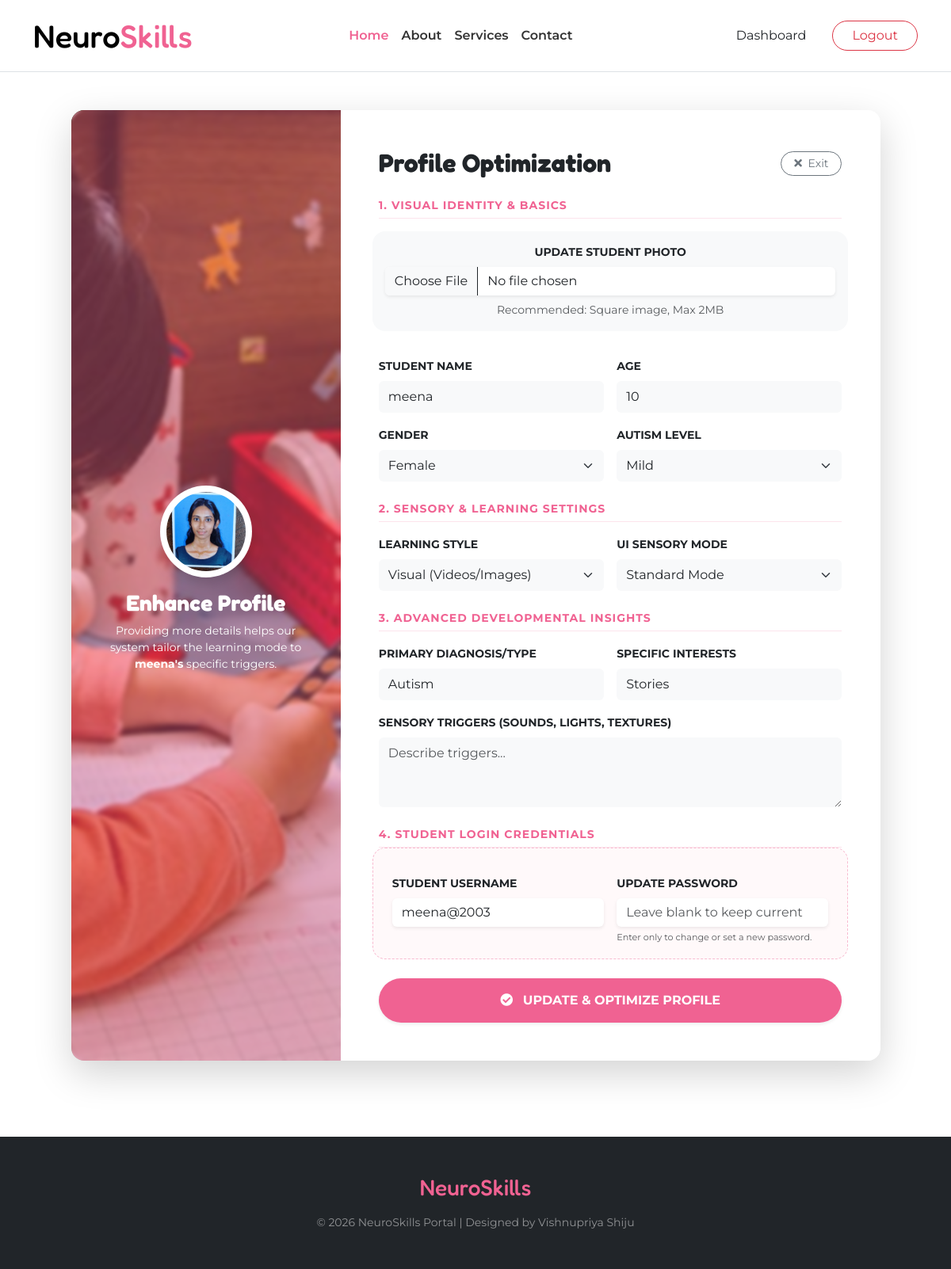
Page /child/edit/9/ (signed in) on the committed database.
### accounts/models.py (models this page shows, shortened)
class ChildProfile(models.Model):
    user = models.OneToOneField(
        settings.AUTH_USER_MODEL,
        on_delete=models.CASCADE,
        related_name='child_profile',
        null=True, # Allow null for old records
        blank=True
    )
    parent = models.ForeignKey(
        settings.AUTH_USER_MODEL,
        on_delete=models.CASCADE,
        related_name='children'
    )
    name = models.CharField(max_length=100)
    age = models.PositiveIntegerField()
    current_streak = models.PositiveIntegerField(
        default=0,
        help_text="Consecutive days of activity"
    )
    last_activity_date = models.DateField(
        null=True,
        blank=True,
        help_text="The last date a lesson was completed"
    )
    LEARNING_STYLES = (
        ('visual', 'Visual (Images/Videos)'),
        ('audio', 'Auditory (Sound/Music)'),
        ('kinesthetic', 'Activity-based (Interactive)'),
    )
    learning_style = models.CharField(max_length=20, choices=LEARNING_STYLES, default='visual')
    SENSORY_MODES = (
        ('low', 'Low Stimulation (Calm/Minimal)'),
        ('high', 'High Engagement (Vibrant/Active)'),
        ('neutral', 'Standard Mode'),
    )
    sensory_mode = models.CharField(max_length=20, choices=SENSORY_MODES, default='neutral')
    reward_preference = models.CharField(max_length=20, default='stars')
    diagnosis = models.CharField(max_length=150, blank=True, null=True, verbose_name="Primary Focus Area")
    notes = models.TextField(blank=True, verbose_name="Sensory Triggers or Notes")
    autism_percentage = models.FloatField(default=0.0)
    is_high_sensitivity = models.BooleanField(default=False)
    created_at = models.DateTimeField(auto_now_add=True)
    updated_at = models.DateTimeField(auto_now=True)
    relationship_to_child = models.CharField(max_length=50, blank=True)
    gender = models.CharField(max_length=20, blank=True)
    autism_level = models.CharField(max_length=50, blank=True) # Mild, Moderate, Severe
    diagnosis_type = models.CharField(max_length=50, blank=True) # Autism, ADHD, Both
    interests = models.TextField(blank=True, help_text="Comma separated: Animals, Numbers, Music, Colors, Stories")
    sensory_sensitivity = models.TextField(blank=True)
    child_photo = models.ImageField(upload_to='child_photos/', null=True, blank=True)

class User(AbstractUser):
    ROLE_CHOICES = (
        ('parent', 'Parent'),
        ('contributor', 'Contributor'),
        ('admin', 'Admin'),
        ('student', 'Student'),
    )
    role = models.CharField(max_length=20, choices=ROLE_CHOICES)
    phone = models.CharField(max_length=15, null=True, blank=True)
    dob = models.DateField(null=True, blank=True)
    email = models.EmailField(unique=True)
    is_approved = models.BooleanField(default=False)
    profile_photo = models.ImageField(upload_to='profiles/', null=True, blank=True)
    qualification = models.CharField(max_length=255, blank=True)
    experience_years = models.PositiveIntegerField(default=0)
    specialization = models.CharField(max_length=100, blank=True)
    certificate = models.FileField(upload_to='certificates/', null=True, blank=True)
    portfolio_url = models.URLField(blank=True)
    location = models.CharField(max_length=255, blank=True)  # Country / Location
    relationship_to_child = models.CharField(max_length=50, blank=True)  # Mother, Father, Guardian
    data_privacy_agreed = models.BooleanField(default=False)
    progress_tracking_permission = models.BooleanField(default=False)
    REQUIRED_FIELDS = ['email', 'phone', 'role']

### accounts/views.py (the view, shortened to what this page needs)
# urls.py: path('child/edit/<int:child_id>/', views.edit_child, name='edit_child'),
@login_required
@transaction.atomic
def edit_child(request, child_id):
    child = get_object_or_404(ChildProfile, id=child_id, parent=request.user)
    return render(request, 'accounts/child/edit_child.html', {'child': child})

### accounts/templates/accounts/child/edit_child.html (shortened to what this page needs)
{% extends "base.html" %}
{% load static %}
{% block content %}
<div class="container py-5">
    <div class="row justify-content-center">
        <div class="col-lg-11">
            <div class="card border-0 shadow-lg rounded-4 overflow-hidden">
                <div class="row g-0">
                    <div class="col-md-4 d-none d-md-block position-relative">
                        <img src="{% static 'img/program-1.jpg' %}" class="w-100 h-100" style="object-fit: cover;" alt="Enhance Profile">
                        <div class="position-absolute top-0 start-0 w-100 h-100" style="background: rgba(240, 98, 146, 0.4); backdrop-filter: blur(2px);">
                            <div class="d-flex flex-column justify-content-center align-items-center h-100 text-white p-4 text-center">
                                <div class="bg-white rounded-circle p-2 mb-3 shadow">
                                    {% if child.child_photo %}
                                        <img src="{{ child.child_photo.url }}" class="rounded-circle" style="width: 100px; height: 100px; object-fit: cover;">
                                    {% else %}
                                        <i class="fas fa-user-astronaut fa-4x text-pink p-3"></i>
                                    {% endif %}
                                </div>
                                <h3 class="fw-bold">Enhance Profile</h3>
                                <p class="small px-3">Providing more details helps our system tailor the learning mode to <strong>{{ child.name }}'s</strong> specific triggers.</p>
                            </div>
                        </div>
                    </div>
                    <div class="col-md-8 bg-white p-4 p-md-5">
                        <div class="d-flex justify-content-between align-items-center mb-4">
                            <h2 class="text-dark fw-bold mb-0">Profile Optimization</h2>
                            <a href="{% url 'child_list' %}" class="btn btn-outline-secondary btn-sm rounded-pill px-3">
                                <i class="fas fa-times me-1"></i> Exit
                            </a>
                        </div>
                        <form method="post" enctype="multipart/form-data" class="animate__animated animate__fadeIn">
                            <div class="section-title mb-3 text-pink fw-bold small text-uppercase">1. Visual Identity & Basics</div>
                            <div class="row g-3 mb-4">
                                <div class="col-md-12 mb-3 text-center bg-light p-3 rounded-4">
                                    <label class="form-label d-block fw-bold small">UPDATE STUDENT PHOTO</label>
                                    <input type="file" name="child_photo" class="form-control border-0 shadow-sm" accept="image/*">
                                    <small class="text-muted mt-2 d-block">Recommended: Square image, Max 2MB</small>
                                </div>
                                <div class="col-md-6">
                                    <label class="form-label fw-bold text-dark small">STUDENT NAME</label>
                                    <input class="form-control border-0 bg-light py-2" name="name" value="{{ child.name }}" required>
                                </div>
                                <div class="col-md-6">
                                    <label class="form-label fw-bold text-dark small">AGE</label>
                                    <input class="form-control border-0 bg-light py-2" type="number" name="age" value="{{ child.age }}" required>
                                </div>
                                <div class="col-md-6">
                                    <label class="form-label fw-bold text-dark small">GENDER</label>
                                    <select class="form-select border-0 bg-light py-2" name="gender">
                                        <option value="Female" {% if child.gender == 'Female' %}selected{% endif %}>Female</option>
                                    </select>
                                </div>
                                <div class="col-md-6">
                                    <label class="form-label fw-bold text-dark small">AUTISM LEVEL</label>
                                    <select class="form-select border-0 bg-light py-2" name="autism_level">
                                        <option value="Mild" {% if child.autism_level == 'Mild' %}selected{% endif %}>Mild</option>
                                    </select>
                                </div>
                            </div>
                            <div class="section-title mb-3 text-pink fw-bold small text-uppercase">2. Sensory & Learning Settings</div>
                            <div class="row g-3 mb-4">
                                <div class="col-md-6">
                                    <label class="form-label fw-bold text-dark small">LEARNING STYLE</label>
                                    <select class="form-select border-0 bg-light py-2" name="learning_style">
                                        <option value="visual" {% if child.learning_style == 'visual' %}selected{% endif %}>Visual (Videos/Images)</option>
                                    </select>
                                </div>
                                <div class="col-md-6">
                                    <label class="form-label fw-bold text-dark small">UI SENSORY MODE</label>
                                    <select class="form-select border-0 bg-light py-2" name="sensory_mode">
                                        <option value="neutral" {% if child.sensory_mode == 'neutral' %}selected{% endif %}>Standard Mode</option>
                                    </select>
                                </div>
                            </div>
                            <div class="section-title mb-3 text-pink fw-bold small text-uppercase">3. Advanced Developmental Insights</div>
                            <div class="row g-3 mb-4">
                                <div class="col-md-6">
                                    <label class="form-label fw-bold text-dark small">PRIMARY DIAGNOSIS/TYPE</label>
                                    <input class="form-control border-0 bg-light py-2" name="diagnosis_type" value="{{ child.diagnosis_type }}" placeholder="e.g. ASD Level 1, ADHD-PI">
                                </div>
                                <div class="col-md-6">
                                    <label class="form-label fw-bold text-dark small">SPECIFIC INTERESTS</label>
                                    <input class="form-control border-0 bg-light py-2" name="interests" value="{{ child.interests }}" placeholder="e.g. Trains, Animals, Space">
                                </div>
                                <div class="col-12">
                                    <label class="form-label fw-bold text-dark small">SENSORY TRIGGERS (SOUNDS, LIGHTS, TEXTURES)</label>
                                    <textarea class="form-control border-0 bg-light py-2" name="notes" rows="3" placeholder="Describe triggers...">{{ child.notes }}</textarea>
                                </div>
                            </div>
                            <div class="section-title mb-3 text-pink fw-bold small text-uppercase">4. Student Login Credentials</div>
                            <div class="row g-3 mb-4 p-3 rounded-4" style="background-color: #fff9fa; border: 1px dashed #f8bbd0;">
                                <div class="col-md-6">
                                    <label class="form-label fw-bold text-dark small">STUDENT USERNAME</label>
                                    <input type="text" class="form-control border-0 bg-white shadow-sm" name="student_username"
                                           value="{{ child.user.username|default:'' }}" placeholder="Assign a username">
                                </div>
                                <div class="col-md-6">
                                    <label class="form-label fw-bold text-dark small">UPDATE PASSWORD</label>
                                    <input type="password" class="form-control border-0 bg-white shadow-sm" name="student_password"
                                           placeholder="Leave blank to keep current">
                                    <small class="text-muted" style="font-size: 0.7rem;">Enter only to change or set a new password.</small>
                                </div>
                            </div>
                            <button type="submit" class="btn btn-pink px-5 py-3 fw-bold rounded-pill shadow-sm w-100">
                                <i class="fas fa-check-circle me-2"></i> UPDATE & OPTIMIZE PROFILE
                            </button>
                        </form>
                    </div>
                </div>
            </div>
        </div>
    </div>
</div>
{% endblock %}

### accounts/templates/base.html (style rules this page uses)
:root { --primary-pink: #f06292; --deep-pink: #e91e63; --pure-white: #ffffff; --text-dark: #333333; }
body { font-family: 'Montserrat', sans-serif; background-color: var(--pure-white); }
h1, h2, h3, h4, .navbar-brand { font-family: 'Fredoka', sans-serif; }
.text-pink { color: var(--primary-pink) !important; }
.btn-pink { background-color: var(--primary-pink) !important; border: none !important; color: var(--pure-white) !important; border-radius: 50px; padding: 12px 30px; font-weight: 700; transition: 0.3s; display: inline-block; }

### accounts/templates/accounts/child/edit_child.html (style rules this page uses)
.text-pink { color: #f06292 !important; }
.btn-pink { background-color: #f06292; color: white; border: none; }
.section-title { border-bottom: 1px solid #fce4ec; padding-bottom: 5px; letter-spacing: 1px; }
.bg-light { background-color: #f8f9fa !important; }

### rows in the picture
ChildProfile: child_photo (picture), name "meena", age "10", gender "Female", autism_level "Mild", learning_style "Visual (Videos/Images)", sensory_mode "Standard Mode", diagnosis_type "Autism", interests "Stories", student_username "meena@2003"
